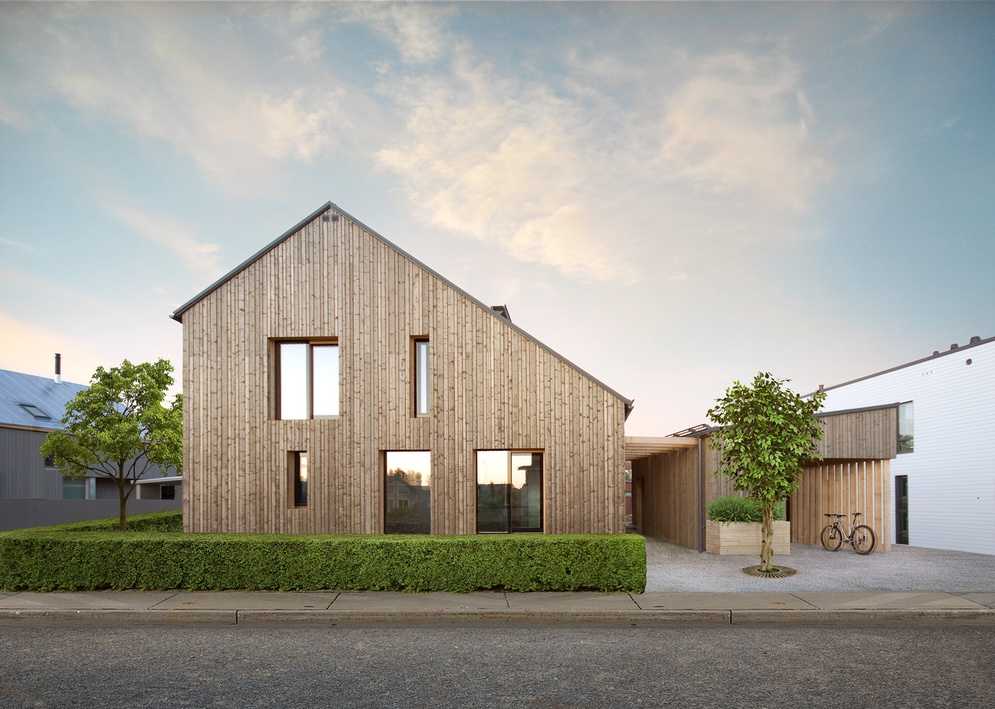
#> input picture input-image2.jpg, 995 x 709 px, shrunk from 1404 x 1000 before the run
$ python EdgesFilterAX.py
#> lines starting #> are read from the running program, lines starting #| are printed output that depends on the picture; after the words box and inside, x2 and y2 are one past the last pixel; in counts of white or black regions, pixels touching at a corner belong together
#pip3 install opencv-python
#pip3 install matplotlib

import cv2
import matplotlib.pyplot as plt

im = cv2.imread('input-image2.jpg')
#> im is the input picture: shape (709, 995, 3); mean B, G, R 148.9, 157.7, 159.7
edges = cv2.Canny(im,100,300)
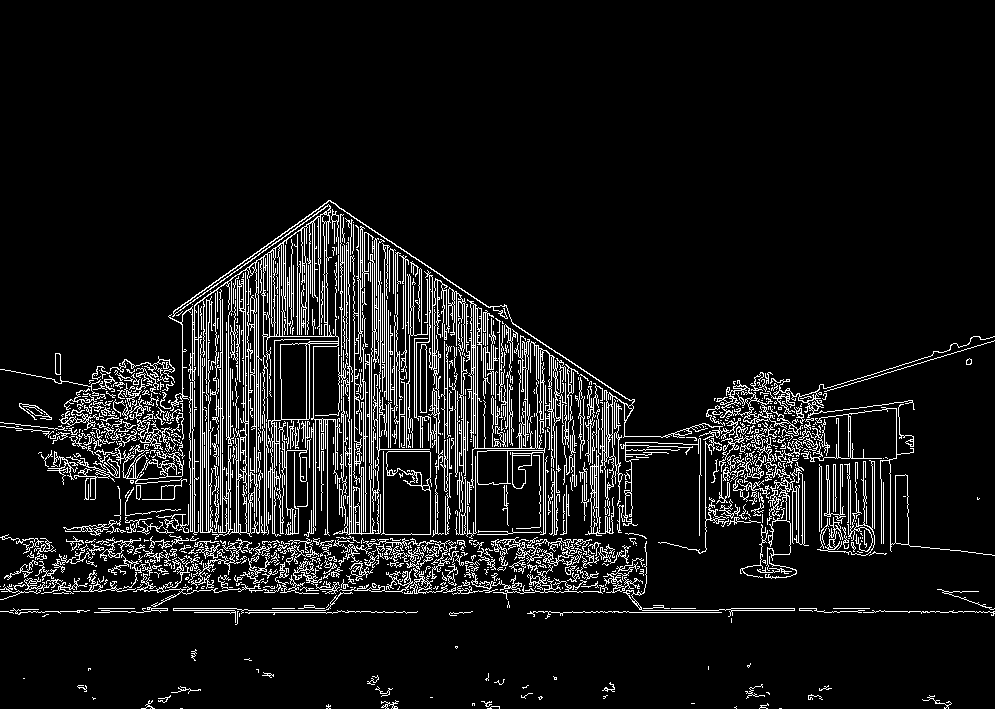
#> edges: shape (709, 995); 8.6% white in thin lines or dots, all inside (x1, y1, x2, y2) = (0, 200, 995, 709)

plt.imshow(edges)
plt.show()

$ run again, with input-image3.jpg copied over input-image2.jpg
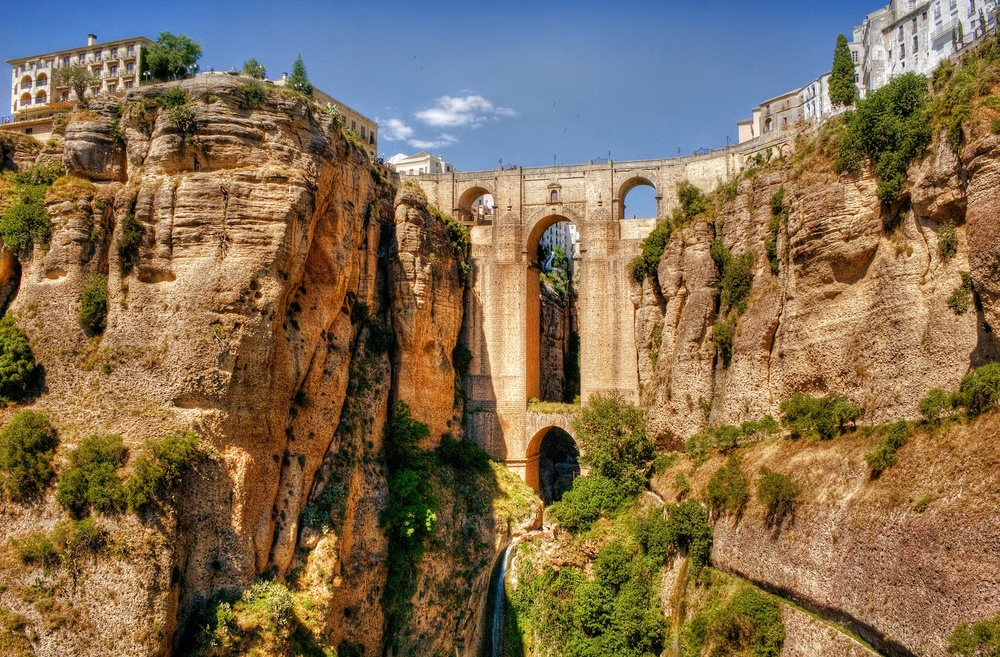
#> input picture input-image3.jpg, 1000 x 657 px, shrunk from 1920 x 1262 before the run
#> im is the input picture: shape (657, 1000, 3); mean B, G, R 81.2, 109.5, 129.8
#> `edges = cv2.Canny(im,100,300)`:
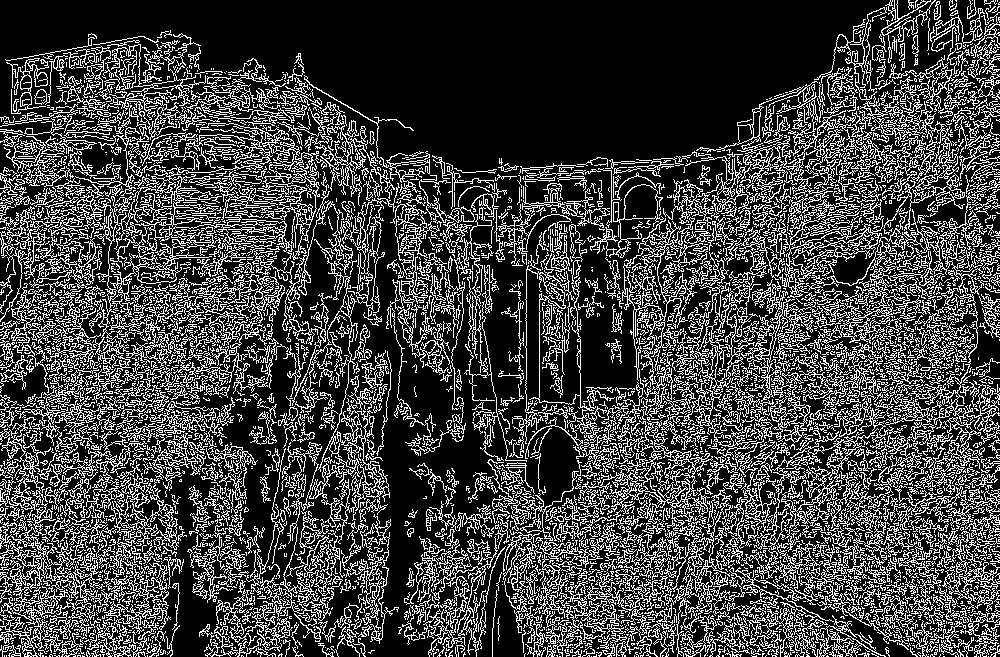
#> edges: shape (657, 1000); 25.8% white in thin lines or dots

$ run again, with input-image.jpg copied over input-image2.jpg
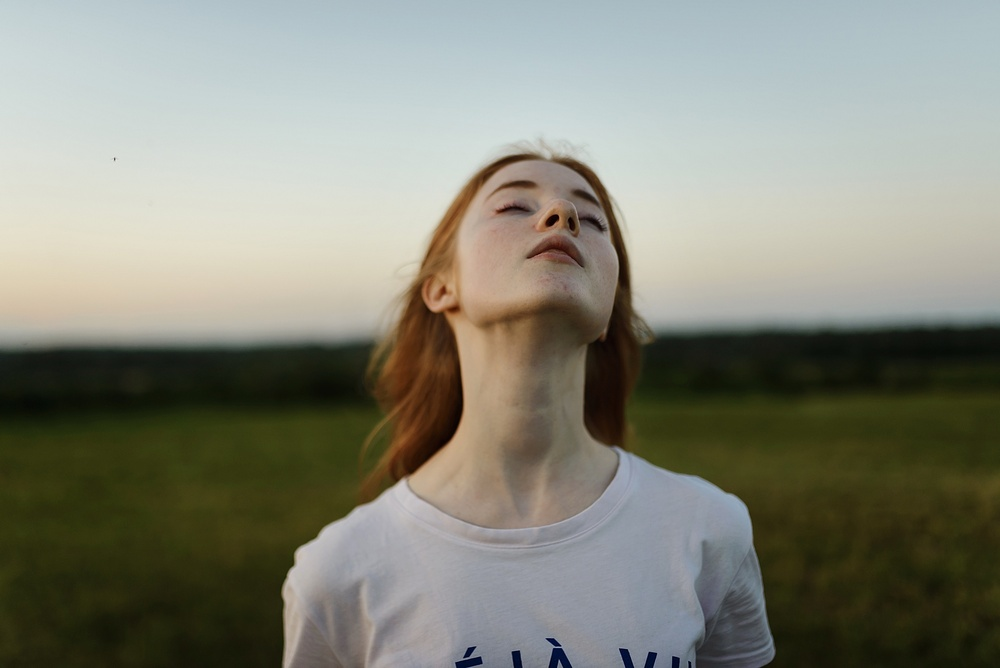
#> input picture input-image.jpg, 1000 x 668 px, shrunk from 2560 x 1709 before the run
#> im is the input picture: shape (668, 1000, 3); mean B, G, R 120.7, 133.6, 132.6
#> `edges = cv2.Canny(im,100,300)`:
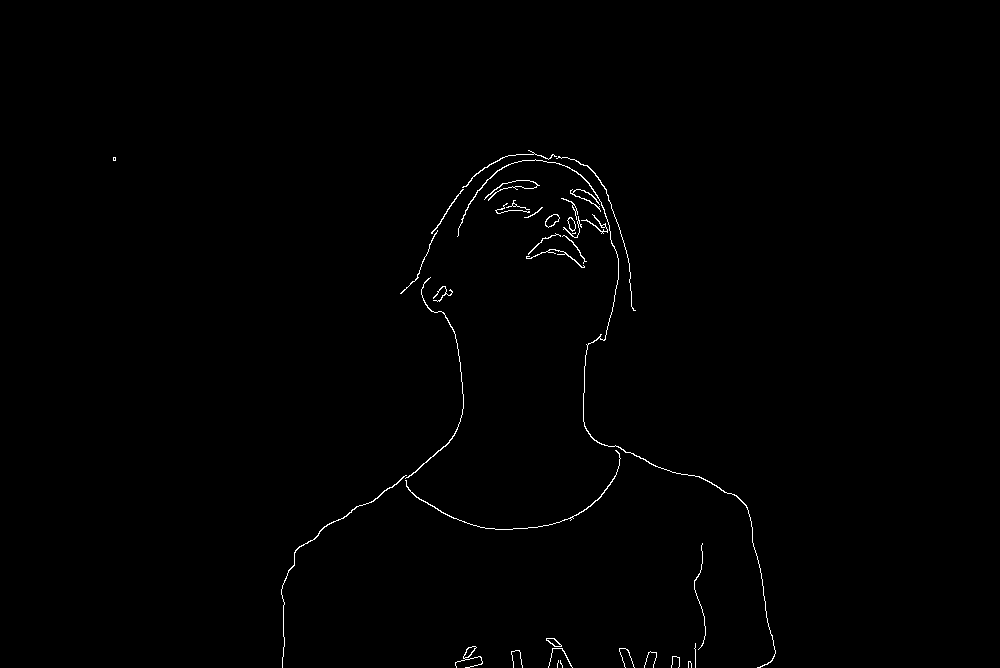
#> edges: shape (668, 1000); 0.57% white in thin lines or dots, all inside (x1, y1, x2, y2) = (113, 150, 776, 668)
